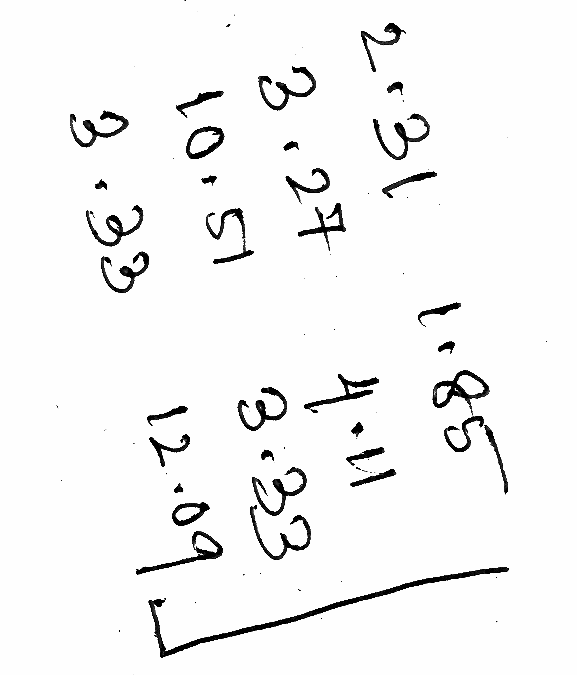
#> input picture Oblig1-1/cc_input.png, 577 x 675 px
$ python main.py
#> lines starting #> are read from the running program, lines starting #| are printed output that depends on the picture; after the words box and inside, x2 and y2 are one past the last pixel; in counts of white or black regions, pixels touching at a corner belong together
import numpy as np
import cv2

img255 = 0
img0 = 0


def loadImage(imgPath):
#> called with imgPath = 'cc_input.png'
    img = cv2.imread(imgPath, 0)
#> img is the input picture: shape (675, 577); min 0, max 254, mean 244.5
    thresh, img = cv2.threshold(img, 1, 255, cv2.THRESH_BINARY | cv2.THRESH_OTSU)
#> img: shape (675, 577); 96.1% white; 72 black regions (37 under 20 px), largest, box (x1, y1, x2, y2) and area: (148, 567, 509, 658) 2152, (432, 370, 490, 415) 753, (136, 531, 223, 575) 670
#> thresh = 134
    cv2.imshow('image', img)
    cv2.waitKey(0)
    cv2.destroyAllWindows()
    return img


def makeConnectedComponents(img):
    connections = np.zeros((len(img), len(img[0])))
#> connections: shape (675, 577) float64; every value is 0
    numbersUsed = [0]
    conns = {}
    for row in range(len(img)):
        for column in range(len(img[row])):
            if img[row, column] == 0:
                if img[row - 1, column] == 255 and img[row, column - 1] == 255:
                    connections[row, column] = max(numbersUsed) + 1
                    numbersUsed.append(max(numbersUsed) + 1)
                    conns[connections[row, column]] = connections[row, column]
                elif img[row - 1, column] == 255 and img[row, column - 1] == 0:
                    connections[row, column] = connections[row, column - 1]
                elif img[row - 1, column] == 0 and img[row, column - 1] == 255:
                    connections[row, column] = connections[row - 1, column]
                elif img[row - 1, column] == 0 and img[row, column - 1] == 0:
                    connections[row, column] = min(connections[row - 1, column], connections[row, column - 1])
                    if connections[row-1, column] != connections[row, column]:
                        conns[connections[row-1, column]] = conns[connections[row,column]]
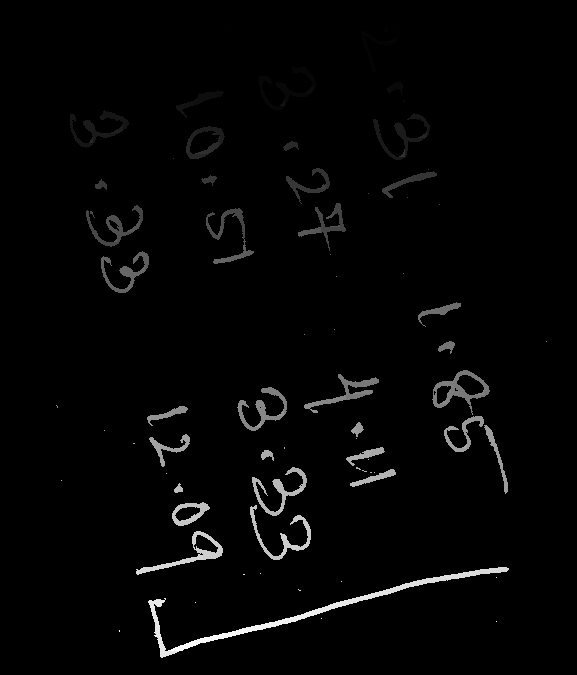
#> connections: shape (675, 577) float64; min 0, max 692, mean 13.2; drawn with min black and max white
#> after the loop, conns = 692 items; numbersUsed = 693 values from 0 to 692


    for row in range(len(connections)):
        for column in range(len(connections[row])):
            if connections[row, column] != 0:
                if connections[row, column] != connections[row, column + 1] and connections[row, column + 1] != 0:
                    conns[connections[row, column]] = min(conns[connections[row, column + 1]],
                                                          conns[connections[row, column]])
                elif connections[row + 1, column] and connections[row, column] != connections[row + 1, column] and \
                        connections[row + 1, column] != 0:
                    conns[connections[row, column]] = min(conns[connections[row + 1, column]],
                                                          conns[connections[row, column]])
                elif connections[row - 1, column] and connections[row, column] != connections[row - 1, column] and \
                        connections[row - 1, column] != 0:
                    conns[connections[row, column]] = min(conns[connections[row - 1, column]],
                                                          conns[connections[row, column]])
                elif connections[row, column - 1] and connections[row, column] != connections[row, column - 1] and \
                        connections[row, column - 1] != 0:
                    conns[connections[row, column]] = min(conns[connections[row, column - 1]],
                                                          conns[connections[row, column]])

    for row in range(len(connections)):
        for column in range(len(connections[row])):
            if connections[row, column] != 0 and connections[row, column] in conns:
                connections[row, column] = conns[connections[row, column]]
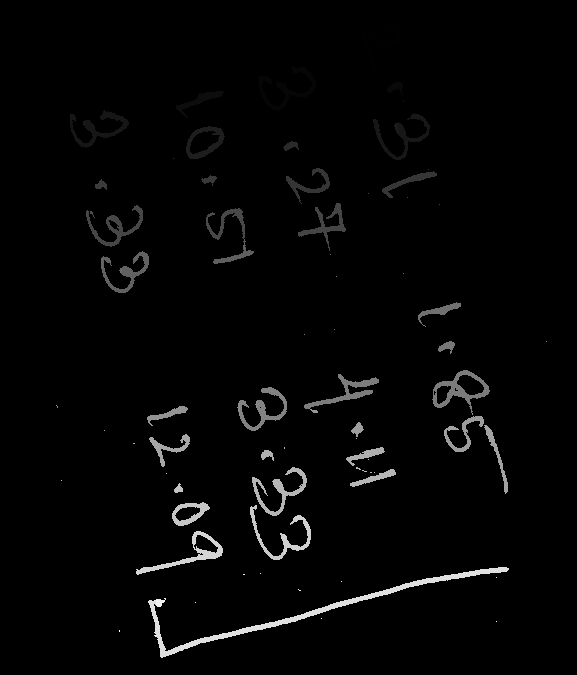
#> connections: shape (675, 577) float64; 3.03% of pixels changed, all inside (x1, y1, x2, y2) = (70, 24, 498, 658); drawn with min black and max white
    return connections

def getBoundingBoxes(img):
    bounding = {}

    for row in range(len(img)):
        for column in range(len(img[row])):
            if img[row, column] != 0 and img[row, column] not in bounding:
                bounding[img[row, column]] = {'rowmin': row,
                                               'rowmax': row,
                                               'colmin': column,
                                               'colmax': column}
            elif img[row, column] != 0 and img[row, column] in bounding:
                bounding[img[row, column]]['rowmin'] = min(bounding[img[row, column]]['rowmin'], row)
                bounding[img[row, column]]['rowmax'] = max(bounding[img[row, column]]['rowmax'], row)
                bounding[img[row, column]]['colmin'] = min(bounding[img[row, column]]['colmin'], column)
                bounding[img[row, column]]['colmax'] = max(bounding[img[row, column]]['colmax'], column)

    print(bounding)
    for i in bounding:
        for row in range(bounding[i]['rowmin'], bounding[i]['rowmax']):
            img[row, bounding[i]['colmin']] = i
            img[row, bounding[i]['colmax']] = i
        for column in range(bounding[i]['colmin'], bounding[i]['colmax']):
            img[bounding[i]['rowmin'], column] = i
            img[bounding[i]['rowmax'], column] = i

    print(bounding)
    return img

def cleanImg(img):
    unique = []
    for i in cons:
        for j in i:
            if j not in unique:
                unique.append(j)
#> after the loop, unique = 107 values, max 668 at index 106, min 0 at index 0, mean 331

    print(len(unique))
#| 107

    labels = {}

    for row in img:
        for j in row:
            if j not in labels:
                labels[j] = 1
            else:
                labels[j] += 1
#> after the loop, labels = 107 items

    for row in range(len(img)):
        for column in range(len(img[row])):
            if (labels[img[row, column]] < 10):
                img[row, column] = 0

    unique = []
    for i in img:
        for j in i:
            if j not in unique:
                unique.append(j)
#> after the loop, unique = 48 values, max 630 at index 47, min 0 at index 0, mean 295.8

    print(unique)
#> (printed output is left out)
    print(len(unique))
#| 48
    return unique, img

def colorizeImage(img, unique):
    colors = {}

    for i in unique:
        colors[i] = [np.random.randint(1, 255), np.random.randint(1, 255), np.random.randint(1, 255)]

    newimg = np.zeros((int(len(img)), int(len(img[0])), 3))

    for row in range(len(img)):
        for column in range(len(img[row])):
            if img[row, column] != 0:
                newimg[row, column] = colors[cons[row, column]]

    return newimg

def saveShowImage(img):
    cv2.imwrite('color_img.jpg', img)
    img = cv2.imread('color_img.jpg')
    cv2.imshow('image', img)
    cv2.waitKey(0)
    cv2.destroyAllWindows()


img = loadImage('cc_input.png')

cons = makeConnectedComponents(img)
unique, cons = cleanImg(cons)
cons = getBoundingBoxes(cons)
#> after the loop in getBoundingBoxes, `for row in range(len(img)):`: bounding = 47 items
#> (printed output is left out)
#> the loop in getBoundingBoxes, `for i in bounding:` made 47 passes
#> i on passes 1 to 12: 3, 18, 25, 36, 58, 61, 74, 79, 112, 139, 143, 147
#> after the loop in getBoundingBoxes, `for i in bounding:`:
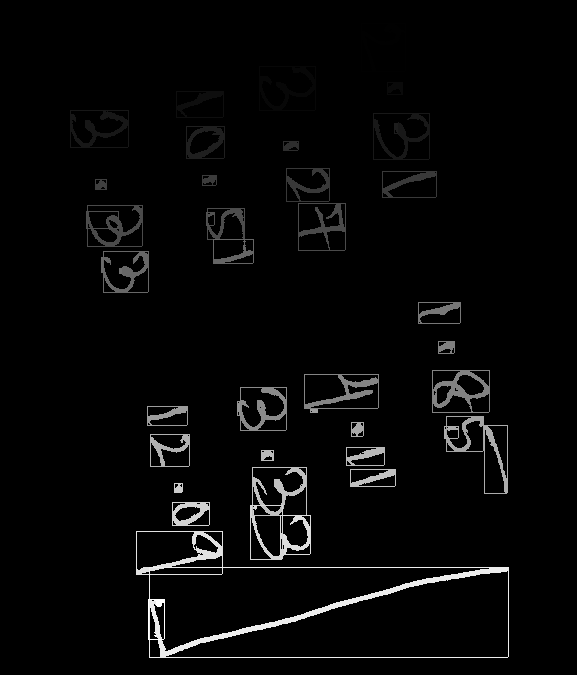
#> img: shape (675, 577) float64; min 0, max 630, mean 17.1; drawn with min black and max white
#> (printed output is left out)
cons = colorizeImage(cons, unique)
#> the loop in colorizeImage, `for i in unique:` made 48 passes
#> after the loop in colorizeImage, `for i in unique:`: colors = 48 items
#> in colorizeImage, `newimg = np.zeros((int(len(img)), int(len(img[0])), 3))`: newimg: shape (675, 577, 3) float64; every value is 0
#> after the loop in colorizeImage, `for row in range(len(img)):`:
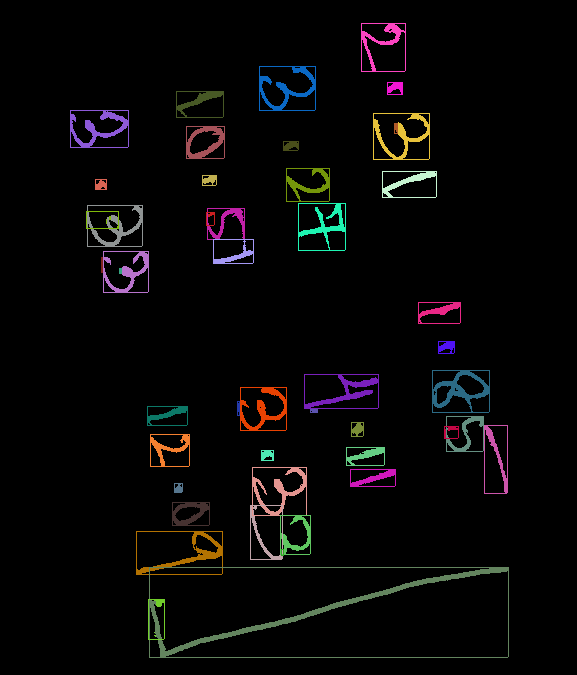
#> newimg: shape (675, 577, 3) float64; mean of channels 0, 1, 2 6.4, 6.4, 7.4; drawn as B, G, R
saveShowImage(cons)
